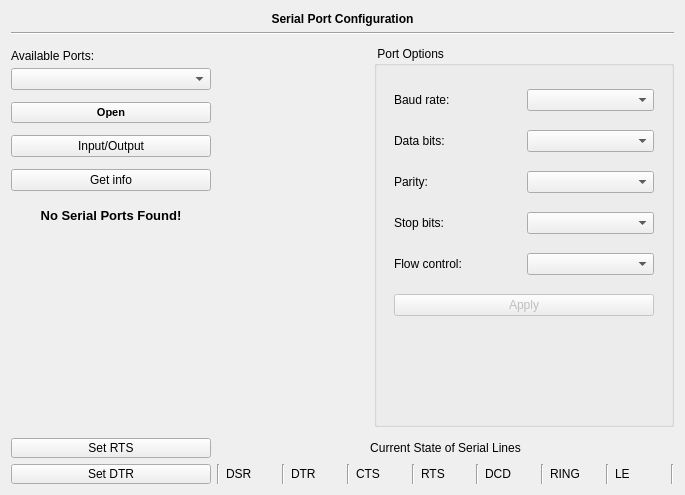
<?xml version="1.0" encoding="UTF-8"?>
<ui version="4.0">
 <class>SerialWidget</class>
 <widget class="QWidget" name="SerialWidget">
  <property name="geometry">
   <rect>
    <x>0</x>
    <y>0</y>
    <width>685</width>
    <height>495</height>
   </rect>
  </property>
  <property name="windowTitle">
   <string>QSerialDevice Demo</string>
  </property>
  <layout class="QGridLayout" name="gridLayout">
   <item row="7" column="0">
    <widget class="QPushButton" name="rtsButton">
     <property name="maximumSize">
      <size>
       <width>200</width>
       <height>20</height>
      </size>
     </property>
     <property name="toolTip">
      <string>Toggle the state of the Request-To-Send line on the port</string>
     </property>
     <property name="text">
      <string>Set RTS</string>
     </property>
    </widget>
   </item>
   <item row="7" column="1">
    <widget class="QLabel" name="lineLabel">
     <property name="text">
      <string>Current State of Serial Lines</string>
     </property>
     <property name="alignment">
      <set>Qt::AlignCenter</set>
     </property>
    </widget>
   </item>
   <item row="8" column="0">
    <widget class="QPushButton" name="dtrButton">
     <property name="maximumSize">
      <size>
       <width>200</width>
       <height>20</height>
      </size>
     </property>
     <property name="toolTip">
      <string>Toggle the state of the Data-Terminal-Ready line on the port</string>
     </property>
     <property name="text">
      <string>Set DTR</string>
     </property>
    </widget>
   </item>
   <item row="8" column="1">
    <layout class="QHBoxLayout" name="horizontalSerialLines">
     <item>
      <widget class="Line" name="line_divider0">
       <property name="orientation">
        <enum>Qt::Vertical</enum>
       </property>
      </widget>
     </item>
     <item>
      <widget class="QLabel" name="dsrLabel">
       <property name="text">
        <string>DSR</string>
       </property>
      </widget>
     </item>
     <item>
      <widget class="Line" name="line_divider1">
       <property name="orientation">
        <enum>Qt::Vertical</enum>
       </property>
      </widget>
     </item>
     <item>
      <widget class="QLabel" name="dtrLabel">
       <property name="text">
        <string>DTR</string>
       </property>
      </widget>
     </item>
     <item>
      <widget class="Line" name="line_divider2">
       <property name="orientation">
        <enum>Qt::Vertical</enum>
       </property>
      </widget>
     </item>
     <item>
      <widget class="QLabel" name="ctsLabel">
       <property name="text">
        <string>CTS</string>
       </property>
      </widget>
     </item>
     <item>
      <widget class="Line" name="line_divider3">
       <property name="orientation">
        <enum>Qt::Vertical</enum>
       </property>
      </widget>
     </item>
     <item>
      <widget class="QLabel" name="rtsLabel">
       <property name="text">
        <string>RTS</string>
       </property>
      </widget>
     </item>
     <item>
      <widget class="Line" name="line_divider4">
       <property name="orientation">
        <enum>Qt::Vertical</enum>
       </property>
      </widget>
     </item>
     <item>
      <widget class="QLabel" name="dcdLabel">
       <property name="text">
        <string>DCD</string>
       </property>
      </widget>
     </item>
     <item>
      <widget class="Line" name="line_divider5">
       <property name="orientation">
        <enum>Qt::Vertical</enum>
       </property>
      </widget>
     </item>
     <item>
      <widget class="QLabel" name="ringLabel">
       <property name="text">
        <string>RING</string>
       </property>
      </widget>
     </item>
     <item>
      <widget class="Line" name="line_divider6">
       <property name="orientation">
        <enum>Qt::Vertical</enum>
       </property>
      </widget>
     </item>
     <item>
      <widget class="QLabel" name="leLabel">
       <property name="text">
        <string>LE</string>
       </property>
      </widget>
     </item>
     <item>
      <widget class="Line" name="line_divider7">
       <property name="orientation">
        <enum>Qt::Vertical</enum>
       </property>
      </widget>
     </item>
    </layout>
   </item>
   <item row="0" column="0" rowspan="2" colspan="2">
    <layout class="QGridLayout" name="gridMainLayout">
     <item row="0" column="0" colspan="3">
      <widget class="QLabel" name="lblPortConnect">
       <property name="minimumSize">
        <size>
         <width>0</width>
         <height>15</height>
        </size>
       </property>
       <property name="maximumSize">
        <size>
         <width>16777215</width>
         <height>15</height>
        </size>
       </property>
       <property name="font">
        <font>
         <weight>75</weight>
         <bold>true</bold>
        </font>
       </property>
       <property name="frameShape">
        <enum>QFrame::NoFrame</enum>
       </property>
       <property name="frameShadow">
        <enum>QFrame::Plain</enum>
       </property>
       <property name="lineWidth">
        <number>1</number>
       </property>
       <property name="midLineWidth">
        <number>0</number>
       </property>
       <property name="text">
        <string>Serial Port Configuration</string>
       </property>
       <property name="scaledContents">
        <bool>false</bool>
       </property>
       <property name="alignment">
        <set>Qt::AlignCenter</set>
       </property>
      </widget>
     </item>
     <item row="3" column="0">
      <layout class="QVBoxLayout" name="verticalLayout_3">
       <property name="spacing">
        <number>2</number>
       </property>
       <item>
        <widget class="QLabel" name="lblAvailablePorts">
         <property name="minimumSize">
          <size>
           <width>200</width>
           <height>20</height>
          </size>
         </property>
         <property name="maximumSize">
          <size>
           <width>200</width>
           <height>20</height>
          </size>
         </property>
         <property name="text">
          <string>Available Ports:</string>
         </property>
        </widget>
       </item>
       <item>
        <widget class="QComboBox" name="portBox">
         <property name="toolTip">
          <string>List of available ports</string>
         </property>
        </widget>
       </item>
       <item>
        <spacer name="verticalSpacer_5">
         <property name="orientation">
          <enum>Qt::Vertical</enum>
         </property>
         <property name="sizeType">
          <enum>QSizePolicy::Fixed</enum>
         </property>
         <property name="sizeHint" stdset="0">
          <size>
           <width>20</width>
           <height>10</height>
          </size>
         </property>
        </spacer>
       </item>
       <item>
        <widget class="QPushButton" name="controlButton">
         <property name="font">
          <font>
           <pointsize>8</pointsize>
           <weight>75</weight>
           <bold>true</bold>
          </font>
         </property>
         <property name="toolTip">
          <string>Open the currently selected port</string>
         </property>
         <property name="text">
          <string>Open</string>
         </property>
        </widget>
       </item>
       <item>
        <spacer name="verticalSpacer_4">
         <property name="orientation">
          <enum>Qt::Vertical</enum>
         </property>
         <property name="sizeType">
          <enum>QSizePolicy::Fixed</enum>
         </property>
         <property name="sizeHint" stdset="0">
          <size>
           <width>20</width>
           <height>10</height>
          </size>
         </property>
        </spacer>
       </item>
       <item>
        <widget class="QPushButton" name="ioButton">
         <property name="text">
          <string>Input/Output</string>
         </property>
        </widget>
       </item>
       <item>
        <spacer name="verticalSpacer_3">
         <property name="orientation">
          <enum>Qt::Vertical</enum>
         </property>
         <property name="sizeType">
          <enum>QSizePolicy::Fixed</enum>
         </property>
         <property name="sizeHint" stdset="0">
          <size>
           <width>20</width>
           <height>10</height>
          </size>
         </property>
        </spacer>
       </item>
       <item>
        <widget class="QPushButton" name="infoButton">
         <property name="toolTip">
          <string>Get info on currently selected port</string>
         </property>
         <property name="text">
          <string>Get info</string>
         </property>
        </widget>
       </item>
       <item>
        <spacer name="verticalSpacer_6">
         <property name="orientation">
          <enum>Qt::Vertical</enum>
         </property>
         <property name="sizeType">
          <enum>QSizePolicy::Fixed</enum>
         </property>
         <property name="sizeHint" stdset="0">
          <size>
           <width>20</width>
           <height>15</height>
          </size>
         </property>
        </spacer>
       </item>
       <item>
        <widget class="QLabel" name="lblPortsFound">
         <property name="font">
          <font>
           <pointsize>10</pointsize>
           <weight>75</weight>
           <bold>true</bold>
          </font>
         </property>
         <property name="text">
          <string>No Serial Ports Found!</string>
         </property>
         <property name="alignment">
          <set>Qt::AlignCenter</set>
         </property>
        </widget>
       </item>
       <item>
        <spacer name="verticalSpacer_2">
         <property name="orientation">
          <enum>Qt::Vertical</enum>
         </property>
         <property name="sizeHint" stdset="0">
          <size>
           <width>20</width>
           <height>40</height>
          </size>
         </property>
        </spacer>
       </item>
      </layout>
     </item>
     <item row="3" column="1">
      <spacer name="horizontalSpacerMiddle">
       <property name="orientation">
        <enum>Qt::Horizontal</enum>
       </property>
       <property name="sizeType">
        <enum>QSizePolicy::Fixed</enum>
       </property>
       <property name="sizeHint" stdset="0">
        <size>
         <width>20</width>
         <height>20</height>
        </size>
       </property>
      </spacer>
     </item>
     <item row="3" column="2">
      <widget class="QGroupBox" name="groupOptions">
       <property name="minimumSize">
        <size>
         <width>300</width>
         <height>295</height>
        </size>
       </property>
       <property name="title">
        <string> Port Options </string>
       </property>
       <widget class="QWidget" name="gridLayoutWidget_2">
        <property name="geometry">
         <rect>
          <x>9</x>
          <y>19</y>
          <width>282</width>
          <height>281</height>
         </rect>
        </property>
        <layout class="QGridLayout" name="gridLayoutPortOptions">
         <item row="0" column="0">
          <widget class="QLabel" name="lblBaudRate">
           <property name="minimumSize">
            <size>
             <width>50</width>
             <height>20</height>
            </size>
           </property>
           <property name="text">
            <string>Baud rate:</string>
           </property>
          </widget>
         </item>
         <item row="0" column="1">
          <widget class="QComboBox" name="baudBox">
           <property name="minimumSize">
            <size>
             <width>125</width>
             <height>0</height>
            </size>
           </property>
           <property name="toolTip">
            <string>List of available baud rates for the current port</string>
           </property>
          </widget>
         </item>
         <item row="1" column="0">
          <widget class="QLabel" name="lblDataBits">
           <property name="minimumSize">
            <size>
             <width>50</width>
             <height>0</height>
            </size>
           </property>
           <property name="text">
            <string>Data bits:</string>
           </property>
          </widget>
         </item>
         <item row="1" column="1">
          <widget class="QComboBox" name="dataBox">
           <property name="minimumSize">
            <size>
             <width>125</width>
             <height>0</height>
            </size>
           </property>
          </widget>
         </item>
         <item row="2" column="0">
          <widget class="QLabel" name="lblParity">
           <property name="minimumSize">
            <size>
             <width>50</width>
             <height>0</height>
            </size>
           </property>
           <property name="text">
            <string>Parity:</string>
           </property>
          </widget>
         </item>
         <item row="2" column="1">
          <widget class="QComboBox" name="parityBox">
           <property name="minimumSize">
            <size>
             <width>125</width>
             <height>0</height>
            </size>
           </property>
          </widget>
         </item>
         <item row="3" column="0">
          <widget class="QLabel" name="lblStopBits">
           <property name="minimumSize">
            <size>
             <width>50</width>
             <height>0</height>
            </size>
           </property>
           <property name="text">
            <string>Stop bits:</string>
           </property>
          </widget>
         </item>
         <item row="3" column="1">
          <widget class="QComboBox" name="stopBox">
           <property name="minimumSize">
            <size>
             <width>125</width>
             <height>0</height>
            </size>
           </property>
          </widget>
         </item>
         <item row="4" column="0">
          <widget class="QLabel" name="lblFlowControl">
           <property name="minimumSize">
            <size>
             <width>50</width>
             <height>0</height>
            </size>
           </property>
           <property name="text">
            <string>Flow control:</string>
           </property>
          </widget>
         </item>
         <item row="4" column="1">
          <widget class="QComboBox" name="flowBox">
           <property name="minimumSize">
            <size>
             <width>125</width>
             <height>0</height>
            </size>
           </property>
          </widget>
         </item>
         <item row="5" column="0" colspan="2">
          <widget class="QPushButton" name="btnApplyOptions">
           <property name="enabled">
            <bool>false</bool>
           </property>
           <property name="toolTip">
            <string>Apply currently selected options to port</string>
           </property>
           <property name="text">
            <string>Apply</string>
           </property>
          </widget>
         </item>
        </layout>
       </widget>
      </widget>
     </item>
     <item row="2" column="0" colspan="3">
      <spacer name="verticalSpacerTop">
       <property name="orientation">
        <enum>Qt::Vertical</enum>
       </property>
       <property name="sizeType">
        <enum>QSizePolicy::Fixed</enum>
       </property>
       <property name="sizeHint" stdset="0">
        <size>
         <width>20</width>
         <height>5</height>
        </size>
       </property>
      </spacer>
     </item>
     <item row="1" column="0" colspan="3">
      <widget class="Line" name="line_underline0">
       <property name="orientation">
        <enum>Qt::Horizontal</enum>
       </property>
      </widget>
     </item>
     <item row="4" column="1">
      <spacer name="verticalSpacer">
       <property name="orientation">
        <enum>Qt::Vertical</enum>
       </property>
       <property name="sizeType">
        <enum>QSizePolicy::Fixed</enum>
       </property>
       <property name="sizeHint" stdset="0">
        <size>
         <width>20</width>
         <height>5</height>
        </size>
       </property>
      </spacer>
     </item>
    </layout>
   </item>
  </layout>
 </widget>
 <layoutdefault spacing="6" margin="11"/>
 <resources/>
 <connections/>
</ui>
